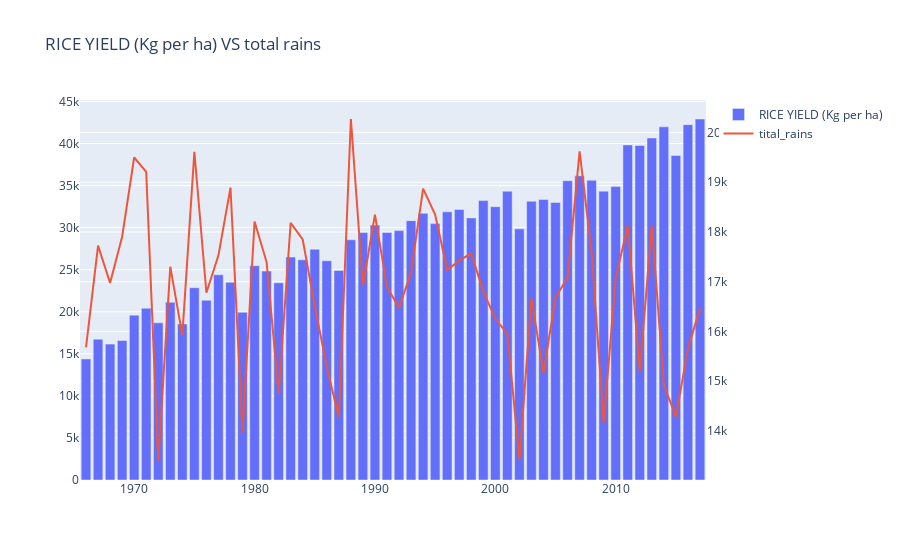
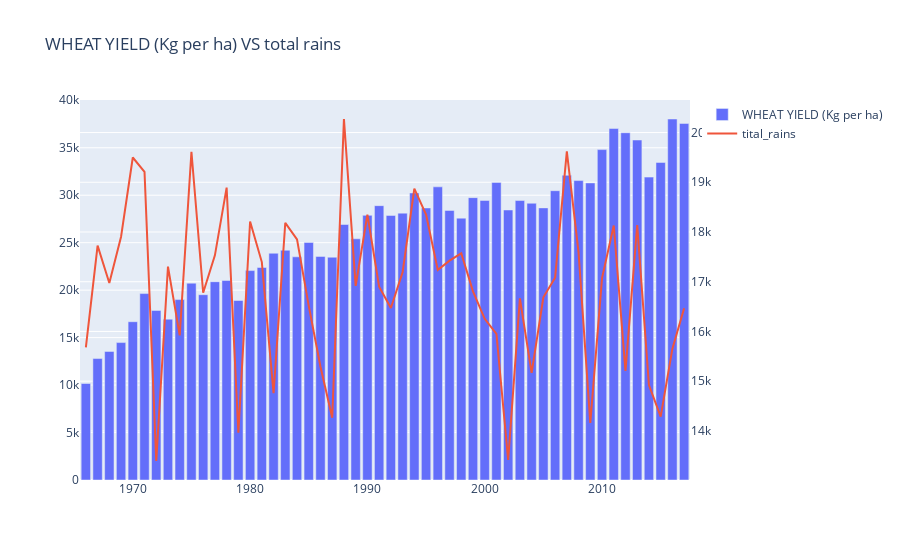
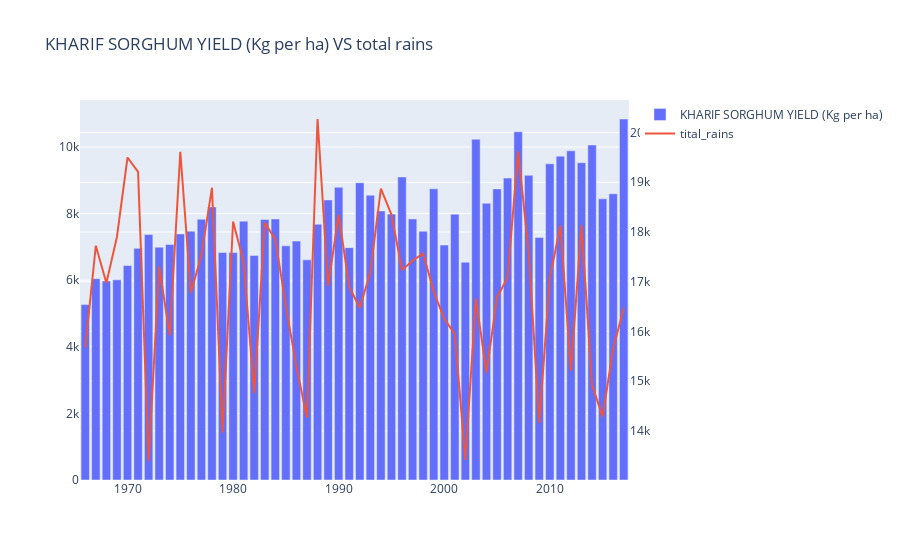
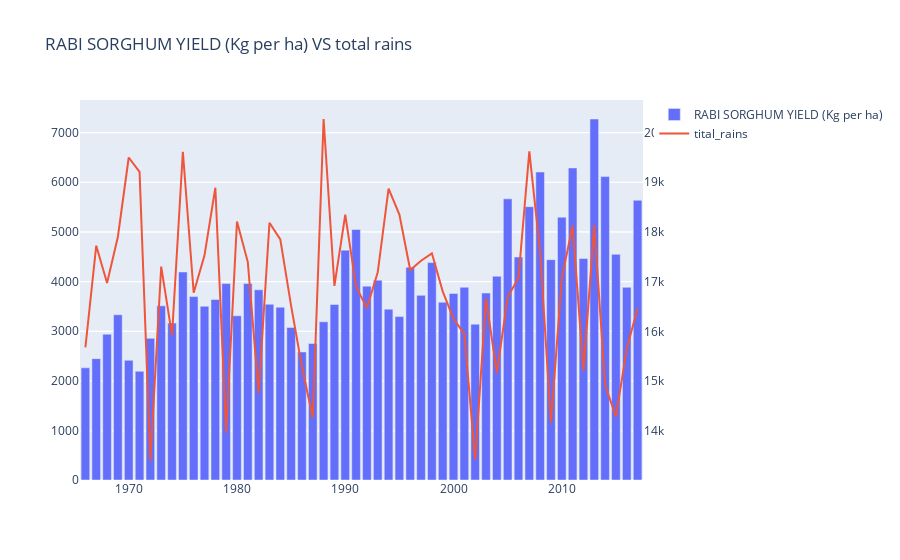

Source (notebook cell) for these figures, in order:
### Code cell
figlist = ['RICE YIELD (Kg per ha)', 'WHEAT YIELD (Kg per ha)',
       'KHARIF SORGHUM YIELD (Kg per ha)', 'RABI SORGHUM YIELD (Kg per ha)',
       'SORGHUM YIELD (Kg per ha)', 'PEARL MILLET YIELD (Kg per ha)',
       'MAIZE YIELD (Kg per ha)', 'FINGER MILLET YIELD (Kg per ha)',
       'BARLEY YIELD (Kg per ha)', 'CHICKPEA YIELD (Kg per ha)',
       'PIGEONPEA YIELD (Kg per ha)', 'MINOR PULSES YIELD (Kg per ha)',
       'GROUNDNUT YIELD (Kg per ha)', 'SESAMUM YIELD (Kg per ha)',
       'RAPESEED AND MUSTARD YIELD (Kg per ha)', 'SAFFLOWER YIELD (Kg per ha)',
       'CASTOR YIELD (Kg per ha)', 'LINSEED YIELD (Kg per ha)',
       'SUNFLOWER YIELD (Kg per ha)', 'SOYABEAN YIELD (Kg per ha)',
       'OILSEEDS YIELD (Kg per ha)', 'SUGARCANE YIELD (Kg per ha)',
       'COTTON YIELD (Kg per ha)']


for rasm in figlist:
    fig =  go.Figure()

    fig.add_trace( go.Bar(     x=aggdata['rain_year']  ,y=aggdata[rasm]          ,name=rasm    )    )
    fig.add_trace(    go.Line(  x=aggdata['rain_year'] , y=aggdata['total_rain']   ,  yaxis = 'y2'  ,  name='tital_rains'       )        )


    fig.update_layout(   title= str( rasm +   " VS total rains"  ) ,yaxis2={'overlaying':'y','side':'right'} 
   
    )
    fig.show()
